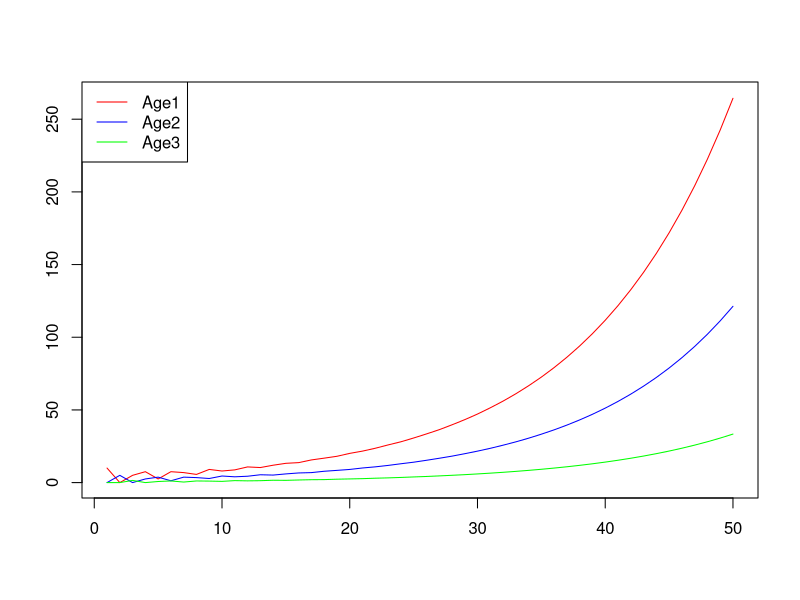
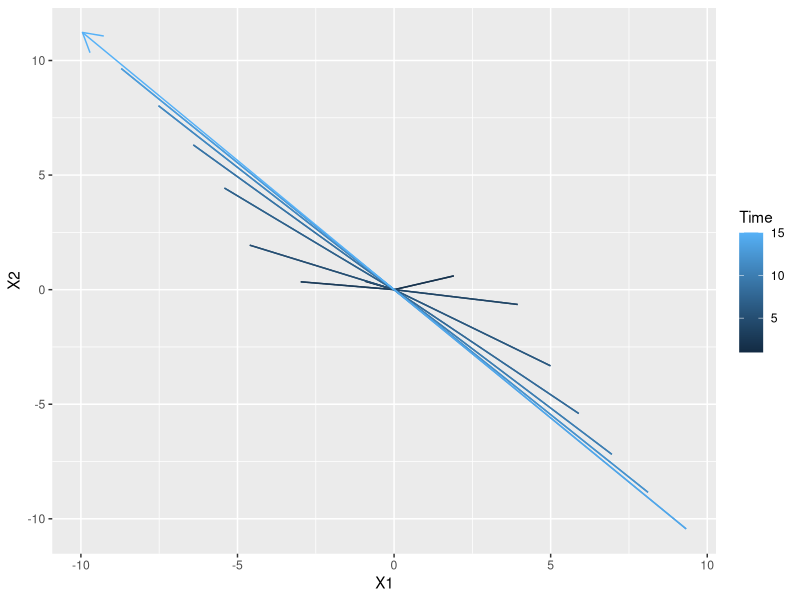

Generate these figures, in order, with R:
## ---- chunk 1
### Leslie matrix and initial age classes
leslie <- matrix(data = c(0, 1, 5,
                               0.5, 0, 0,
                               0, 0.3, 0),
                      nrow = 3,
                      ncol = 3,
                      byrow = T)

N0 <- c(10, 0, 0)

### for loop and matrix algebra
time <- 50
pop_size <- data.frame(Age1 = 0,
                       Age2 = 0,
                       Age3 = 0)
pop_size[1, ] <- N0

for (i in 2:time) {
  # Matrix multiplication
  pop_size[i, ] <- leslie %*% t(pop_size[i-1, ])
}

# Total abundance
pop_size$N <- rowSums(pop_size)

head(pop_size)

plot(c(1,time), c(0,265), type = "n", ann = F)
lines(1:time , pop_size$Age1, col = "red")
lines(1:time , pop_size$Age2, col = "blue")
lines(1:time , pop_size$Age3, col = "green")
legend("topleft",
       legend = c("Age1", "Age2", "Age3"),
       col = c("red", "blue", "green"),
       lty = 1)

## ---- chunk 2
### Asymptotic growth rate and stable age distribution

asymptotic_growth <- pop_size$N[time]/pop_size$N[time-1]
asymptotic_growth

age_distribution <- pop_size[time, 1:3]/sum(pop_size[time, 1:3])
age_distribution

### Eigen-analysis of the Leslie matrix
EIGEN <- eigen(leslie)
EIGEN
as.numeric(EIGEN$values[1]) # dominant eigenvalue
as.numeric(EIGEN$vectors[, 1] / sum(EIGEN$vectors[, 1])) # corresponding eigenvector
## ---- chunk 3
library(ggplot2)
set.seed(1234)
MAT <- matrix(rnorm(25), ncol = 5, nrow = 5)
abs(eigen(MAT)$values) # check only one dominant eigenvalue

v <- rnorm(5)
time <- 15

dat_v <- data.frame(matrix(ncol = 5, nrow = time))
dat_v[1, ] <- v
for(i in 2:time){
  dat_v[i, ] <- MAT %*% t(dat_v[i-1, ])
}

# Remake data for gganimate
dat <- data.frame(X1 = 0, X2 = 0, Time = 1)
for(i in 1:time){
  dat <- rbind(dat, data.frame(dat_v[i,1:2] / sqrt(sum(dat_v[i,1:2]^2)) * i, Time = i))
  dat <- rbind(dat, c(0,0, i+1))
}
dat <- dat[-nrow(dat), ]


ggplot(dat, aes(X1, X2, color = Time)) +
  geom_path(arrow = arrow(length = unit(0.55, "cm")))
